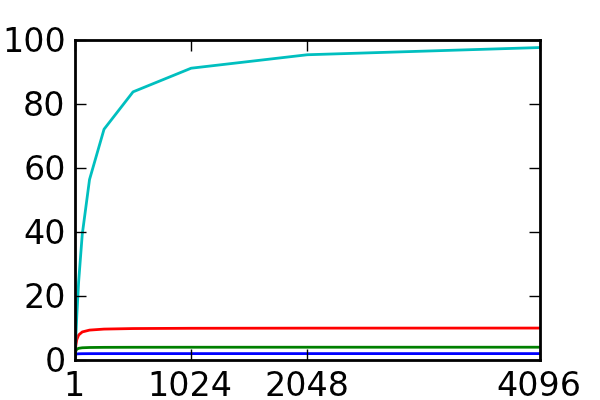

Write Python code to recreate this figure.
# coding: utf-8
import matplotlib.pyplot as plt
import numpy as np

def f(ts, tp, n):
    """Amdahl's law shows that the maximum speedup is limited by the fraction of serial code."""
    return (ts + tp) / (ts + tp / n)

plt.figure(figsize = (3,2), dpi=200)
n = 2 ** np.arange(0, 13)

for p in [0.5, 0.25, 0.1, 0.01]:
	plt.plot(n, f(p, 1 - p, n), label="%s%%" % (1 - p) * 100)
plt.xlim([0, 4100])
plt.xticks([1, 1024, 2048, 4096])
#legend(loc = "best")
savefig("amdahl.png", dpi=200)
